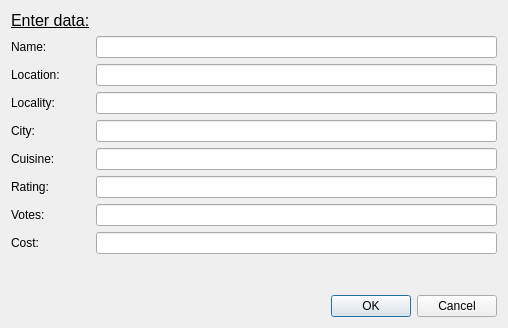
<?xml version="1.0" encoding="UTF-8"?>
<ui version="4.0">
 <class>Dialog</class>
 <widget class="QDialog" name="Dialog">
  <property name="geometry">
   <rect>
    <x>0</x>
    <y>0</y>
    <width>508</width>
    <height>328</height>
   </rect>
  </property>
  <property name="windowTitle">
   <string>Dialog</string>
  </property>
  <layout class="QGridLayout" name="gridLayout">
   <item row="0" column="0">
    <layout class="QFormLayout" name="formLayout">
     <item row="1" column="0">
      <widget class="QLabel" name="label_name">
       <property name="text">
        <string>Name:     </string>
       </property>
      </widget>
     </item>
     <item row="1" column="1">
      <widget class="QLineEdit" name="lineEditName"/>
     </item>
     <item row="2" column="0">
      <widget class="QLabel" name="label_location">
       <property name="text">
        <string>Location:</string>
       </property>
      </widget>
     </item>
     <item row="2" column="1">
      <widget class="QLineEdit" name="lineEditLocation"/>
     </item>
     <item row="3" column="0">
      <widget class="QLabel" name="label_locality">
       <property name="text">
        <string>Locality:  </string>
       </property>
      </widget>
     </item>
     <item row="3" column="1">
      <widget class="QLineEdit" name="lineEditLocality"/>
     </item>
     <item row="4" column="0">
      <widget class="QLabel" name="label_city">
       <property name="text">
        <string>City:         </string>
       </property>
      </widget>
     </item>
     <item row="4" column="1">
      <widget class="QLineEdit" name="lineEditCity"/>
     </item>
     <item row="5" column="0">
      <widget class="QLabel" name="label_cuisine">
       <property name="text">
        <string>Cuisine:   </string>
       </property>
      </widget>
     </item>
     <item row="5" column="1">
      <widget class="QLineEdit" name="lineEditCuisine"/>
     </item>
     <item row="6" column="0">
      <widget class="QLabel" name="label_rating">
       <property name="text">
        <string>Rating:    </string>
       </property>
      </widget>
     </item>
     <item row="6" column="1">
      <widget class="QLineEdit" name="lineEditRating"/>
     </item>
     <item row="7" column="0">
      <widget class="QLabel" name="label_votes">
       <property name="font">
        <font>
         <pointsize>9</pointsize>
        </font>
       </property>
       <property name="text">
        <string>Votes:      </string>
       </property>
      </widget>
     </item>
     <item row="7" column="1">
      <widget class="QLineEdit" name="lineEditVotes"/>
     </item>
     <item row="8" column="0">
      <widget class="QLabel" name="label_cost">
       <property name="font">
        <font>
         <pointsize>9</pointsize>
        </font>
       </property>
       <property name="text">
        <string>Cost:        </string>
       </property>
      </widget>
     </item>
     <item row="8" column="1">
      <widget class="QLineEdit" name="lineEditCost"/>
     </item>
     <item row="0" column="0">
      <widget class="QLabel" name="labe_info">
       <property name="font">
        <font>
         <pointsize>12</pointsize>
         <italic>false</italic>
         <bold>false</bold>
         <underline>true</underline>
        </font>
       </property>
       <property name="text">
        <string>Enter data:</string>
       </property>
      </widget>
     </item>
    </layout>
   </item>
   <item row="1" column="0">
    <widget class="QDialogButtonBox" name="buttonBox">
     <property name="locale">
      <locale language="English" country="UnitedStates"/>
     </property>
     <property name="orientation">
      <enum>Qt::Horizontal</enum>
     </property>
     <property name="standardButtons">
      <set>QDialogButtonBox::Cancel|QDialogButtonBox::Ok</set>
     </property>
    </widget>
   </item>
  </layout>
 </widget>
 <resources/>
 <connections>
  <connection>
   <sender>buttonBox</sender>
   <signal>accepted()</signal>
   <receiver>Dialog</receiver>
   <slot>accept()</slot>
   <hints>
    <hint type="sourcelabel">
     <x>248</x>
     <y>254</y>
    </hint>
    <hint type="destinationlabel">
     <x>157</x>
     <y>274</y>
    </hint>
   </hints>
  </connection>
  <connection>
   <sender>buttonBox</sender>
   <signal>rejected()</signal>
   <receiver>Dialog</receiver>
   <slot>reject()</slot>
   <hints>
    <hint type="sourcelabel">
     <x>316</x>
     <y>260</y>
    </hint>
    <hint type="destinationlabel">
     <x>286</x>
     <y>274</y>
    </hint>
   </hints>
  </connection>
 </connections>
</ui>
